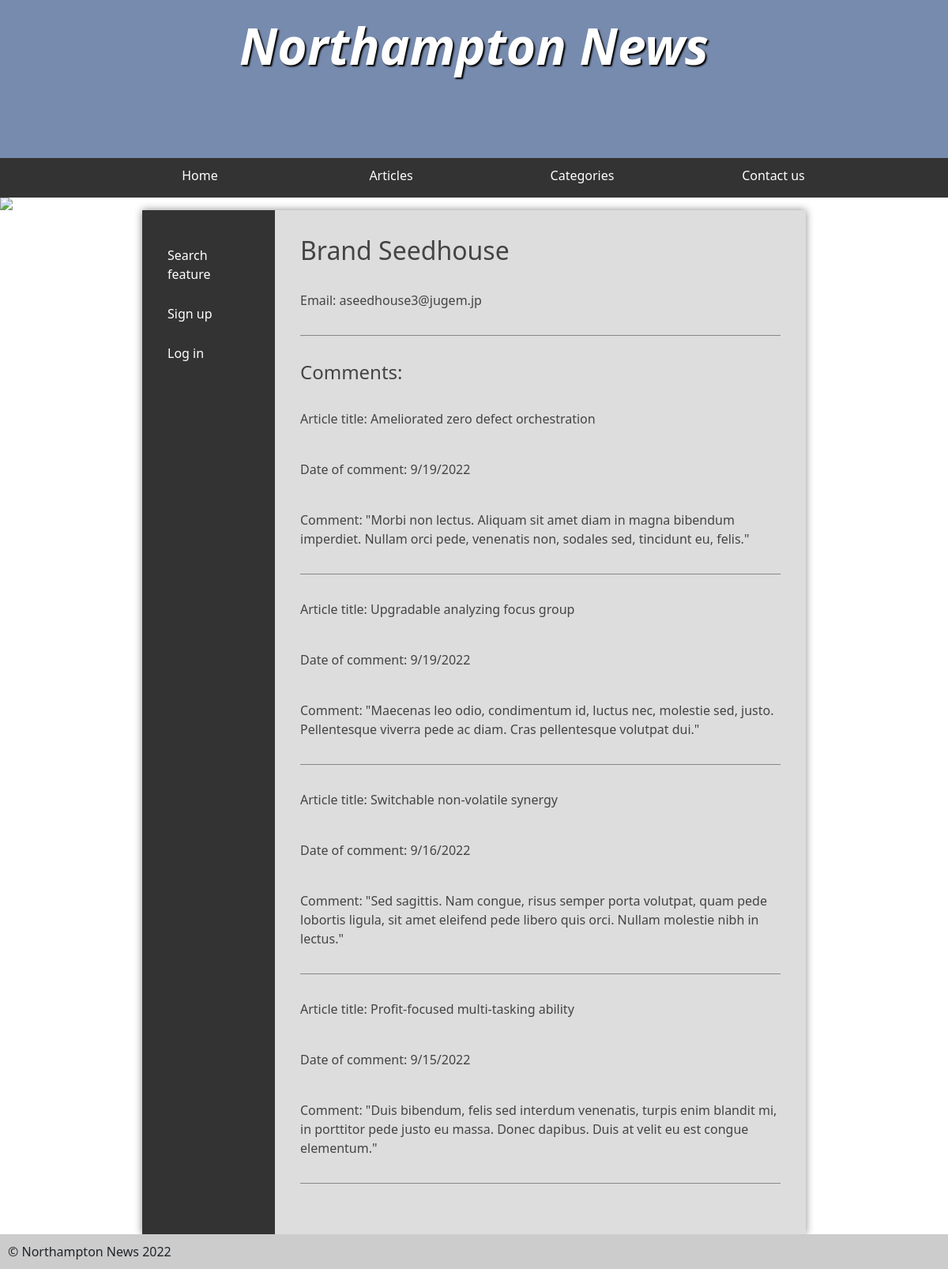
Screenshot of /userComments.php?email=aseedhouse3@jugem.jp with the database file from the repository.
### tables this page shows
CREATE TABLE `users` (
  `FirstName` varchar(20) DEFAULT NULL,
  `Surname` varchar(20) DEFAULT NULL,
  `DOB` date DEFAULT NULL,
  `Email` varchar(45) NOT NULL,
  `Password` varchar(45) NOT NULL
);

CREATE TABLE `comment` (
  `commentId` int(11) NOT NULL,
  `firstName` varchar(45) DEFAULT NULL,
  `surname` varchar(45) DEFAULT NULL,
  `commentDate` varchar(45) DEFAULT NULL,
  `commentContent` mediumtext NOT NULL,
  `articleName` varchar(45) NOT NULL,
  `authorised` char(1) NOT NULL,
  `email` varchar(45) NOT NULL
);

### dbAccessObject.php (called while the page is built, shortened)
<?php
	class DbAccessObject{
		private $pdo;
		public function __construct($server, $username, $password, $schema){
			$this->pdo = new PDO("mysql:host=$server;dbname=$schema", "root", "root",
			[ PDO::ATTR_ERRMODE => PDO::ERRMODE_EXCEPTION]);
		}
		public function retrieveUserByEmail($email){
			$query = $this->pdo->prepare('
				SELECT *
				FROM Users
				WHERE Email = :email
				');
			$criteria = ['email' => $email];
			$query->execute($criteria);
			return $query;
		}
		public function retrieveUserComments($email){
			$query = $this->pdo->prepare('
				SELECT *
				FROM comment
				WHERE Email = :email
				');
			$criteria = ['email' => $email];
			$query->execute($criteria);
			return $query;
		}
	}

### userComments.php (the view, shortened to what this page needs)
<?php
	require 'header.php';
?>
<main>
<?php
		require 'leftColumn.php';
?>
			<article>
<?php
	$user = $dbAccessObject->retrieveUserByEmail($_GET['email']);
	foreach ($user as $row){
		echo '<h2>' . $row['FirstName'] . " " . $row['Surname'] . '</h2>';
		echo '<p> Email: ' . $row['Email'] . '</p>';
		echo '<form>
		</form>';
	}
	echo '<h4> Comments: </h4>';
	$userComments = $dbAccessObject->retrieveUserComments($_GET['email']);
	foreach ($userComments as $row) {
		echo '<p> Article title: ' . $row['articleName'] . '</p>';
		echo '<p> Date of comment: ' . $row['commentDate'] . '</p>';
		echo '<p>Comment: ' . $row['commentContent'] . '</p>';
		echo '<form>
		</form>';
	}
?>
			</article>
		</main>
<?php
	require 'footer.php';
?>

### styles.css (style rules this page uses)
* { margin: 0; padding: 0; }
html { font-family: 'Oxygen-Regular', times, verdana, sans-serif; }
body { background-color: #fff; }
main { min-height: 50vh; background-color: #ddd; width: 70vw; display: block; margin: auto; box-shadow: 0px 0px 10px #888; color:#444; }
main h2 { font-size:2em; }
p, li, h2 { margin-bottom: 1em; }
form { padding-top: 2em; margin-top: 2em; border-top: 1px solid #888; }
main { display: table; }
main > article { display: table-cell; padding: 2em; }

### rows the page displays
users: FirstName "Brand", Surname "Seedhouse", Email "aseedhouse3@jugem.jp"
comment: articleName "Ameliorated zero defect orchestration", commentDate "9/19/2022", commentContent "\"Morbi non lectus. Aliquam sit amet diam in magna bibendum imperdiet. Nullam orci pede, venenatis non, sodales sed, tincidunt eu, felis.\""
comment: articleName "Upgradable analyzing focus group", commentDate "9/19/2022", commentContent "\"Maecenas leo odio, condimentum id, luctus nec, molestie sed, justo. Pellentesque viverra pede ac diam. Cras pellentesque volutpat dui.\""
comment: articleName "Switchable non-volatile synergy", commentDate "9/16/2022", commentContent "\"Sed sagittis. Nam congue, risus semper porta volutpat, quam pede lobortis ligula, sit amet eleifend pede libero quis orci. Nullam molestie nibh in lectus.\""
comment: articleName "Profit-focused multi-tasking ability", commentDate "9/15/2022", commentContent "\"Duis bibendum, felis sed interdum venenatis, turpis enim blandit mi, in porttitor pede justo eu massa. Donec dapibus. Duis at velit eu est congue elementum.\""
